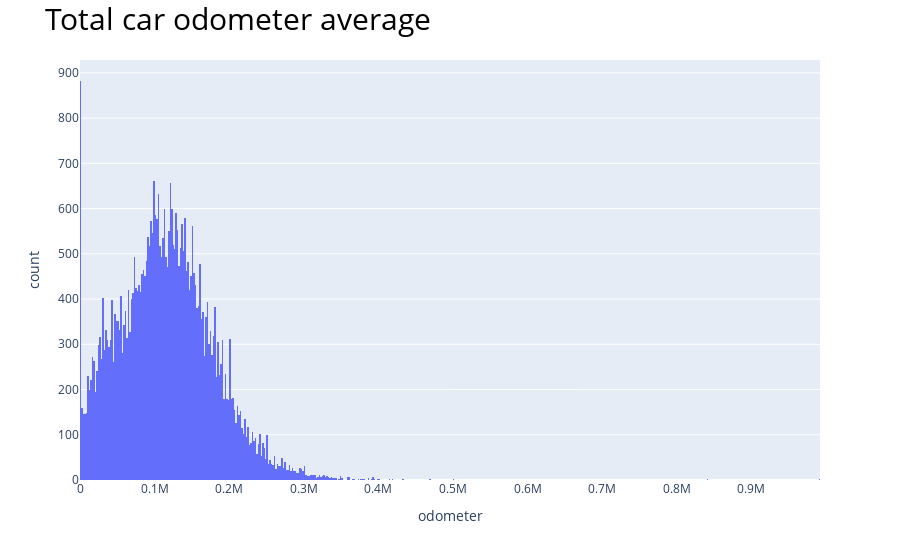

The notebook cell saved with this chart:
### Code cell
fig = px.histogram(car_data, x="odometer") # crear un histograma
fig.update_layout(
    title={
        'text': 'Total car odometer average',
        'font': {'size': 30, 'color': 'black'}
    }
)
fig.show()

### Figure 1 — Plotly figure (JSON) as saved in the notebook; plotly's stock layout.template omitted (floating-point values rounded to 4 significant figures; data arrays with more than 128 entries replaced by an {"elided": "..."} marker saying what was removed)
{"data": [{"bingroup": "x", "hovertemplate": "odometer=%{x}<br>count=%{y}<extra></extra>", "legendgroup": "", "marker": {"color": "#636efa", "pattern": {"shape": ""}}, "name": "", "orientation": "v", "showlegend": false, "type": "histogram", "x": {"elided": "51525 mixed values"}, "xaxis": "x", "yaxis": "y"}], "layout": {"barmode": "relative", "legend": {"tracegroupgap": 0}, "margin": {"t": 60}, "title": {"font": {"color": "black", "size": 30}, "text": "Total car odometer average"}, "xaxis": {"anchor": "y", "domain": [0, 1], "title": {"text": "odometer"}}, "yaxis": {"anchor": "x", "domain": [0, 1], "title": {"text": "count"}}}}
